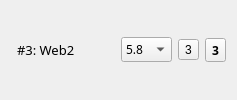
         <widget class="QWidget" name="cam3_pane" native="true">
          <layout class="QHBoxLayout" name="cam3">
           <item>
            <widget class="KLed" name="led_cam3" native="true">
             <property name="sizePolicy">
              <sizepolicy hsizetype="Preferred" vsizetype="Maximum">
               <horstretch>0</horstretch>
               <verstretch>0</verstretch>
              </sizepolicy>
             </property>
             <property name="color" stdset="0">
              <color>
               <red>0</red>
               <green>255</green>
               <blue>0</blue>
              </color>
             </property>
             <property name="darkFactor" stdset="0">
              <number>400</number>
             </property>
            </widget>
           </item>
           <item>
            <widget class="QLabel" name="label_8">
             <property name="font">
              <font>
               <family>Leelawadee</family>
               <pointsize>10</pointsize>
              </font>
             </property>
             <property name="text">
              <string>#3: Web2</string>
             </property>
            </widget>
           </item>
           <item>
            <spacer name="horizontalSpacer_7">
             <property name="orientation">
              <enum>Qt::Horizontal</enum>
             </property>
             <property name="sizeType">
              <enum>QSizePolicy::MinimumExpanding</enum>
             </property>
             <property name="sizeHint" stdset="0">
              <size>
               <width>40</width>
               <height>20</height>
              </size>
             </property>
            </spacer>
           </item>
           <item>
            <widget class="QComboBox" name="combo_cam3">
             <property name="font">
              <font>
               <family>Leelawadee</family>
               <pointsize>9</pointsize>
              </font>
             </property>
             <item>
              <property name="text">
               <string>5.8</string>
              </property>
             </item>
             <item>
              <property name="text">
               <string>900</string>
              </property>
             </item>
            </widget>
           </item>
           <item>
            <widget class="QToolButton" name="tool_cam3_show">
             <property name="text">
              <string>3</string>
             </property>
             <property name="icon">
              <iconset>
               <normaloff>:/media/icons/eye_inv_icon&amp;16.png</normaloff>
               <normalon>:/media/icons/invisible_revert_icon&amp;16.png</normalon>:/media/icons/eye_inv_icon&amp;16.png</iconset>
             </property>
             <property name="checkable">
              <bool>true</bool>
             </property>
            </widget>
           </item>
           <item>
            <widget class="QToolButton" name="tool_cam3_start">
             <property name="sizePolicy">
              <sizepolicy hsizetype="Fixed" vsizetype="Fixed">
               <horstretch>0</horstretch>
               <verstretch>0</verstretch>
              </sizepolicy>
             </property>
             <property name="font">
              <font>
               <family>Leelawadee</family>
               <weight>75</weight>
               <bold>true</bold>
              </font>
             </property>
             <property name="text">
              <string>3</string>
             </property>
             <property name="icon">
              <iconset>
               <normaloff>:/media/icons/connect_icon&amp;16.png</normaloff>
               <normalon>:/media/icons/disconnected_icon&amp;16.png</normalon>:/media/icons/connect_icon&amp;16.png</iconset>
             </property>
             <property name="checkable">
              <bool>true</bool>
             </property>
             <property name="checked">
              <bool>false</bool>
             </property>
            </widget>
           </item>
          </layout>
         </widget>
